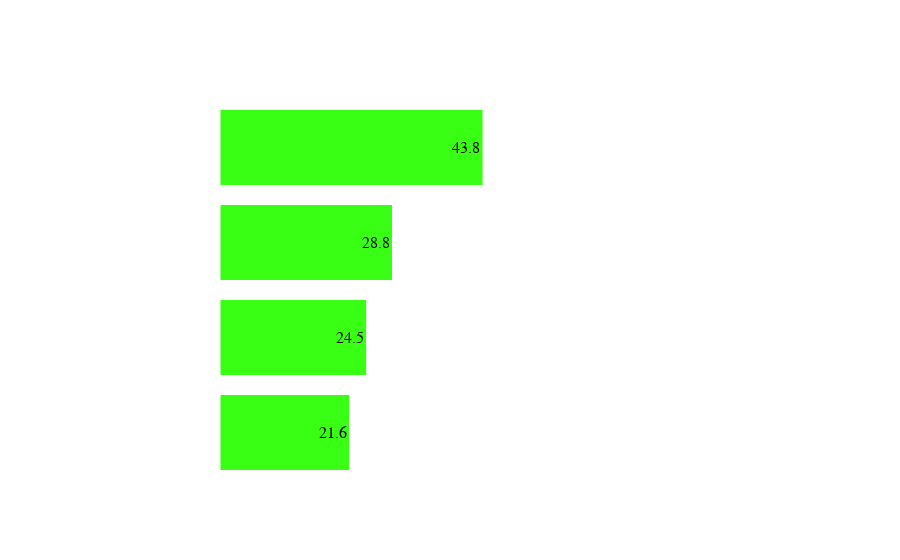

Source (notebook cell):
### Code cell
import plotly.express as px

def plot_participation_plotly(df, category_col, title_label):
    # Calculate real rates from your data
    part_rate = (df.groupby(category_col)['is_employed'].mean() * 100).reset_index()
    part_rate.columns = [category_col, 'Rate']
    part_rate = part_rate.sort_values(by='Rate', ascending=True)

    fig = px.bar(
        part_rate, x='Rate', y=category_col,
        orientation='h', text_auto='.1f'
    )

    fig.update_traces(
        marker_color='#39FF14', # Neon Green
        marker_line_color='white',
        marker_line_width=1,
        textfont=dict(size=16, color='black', family="Arial Black"), # Black text inside neon bar
        textposition='inside'
    )

    fig.update_layout(
        paper_bgcolor='rgba(0,0,0,0)',
        plot_bgcolor='rgba(0,0,0,0)',
        title_text=f"<b>PARTICIPATION BY {title_label.upper()}</b>",
        title_x=0.5,
        title_font=dict(size=28, color='white', family="Arial Black"),
        margin=dict(t=100, b=80, l=220, r=80),
        xaxis=dict(
            title="<b>Participation Rate (%)</b>",
            title_font=dict(size=18, color='white'),
            tickfont=dict(size=14, color='white'),
            gridcolor='rgba(255, 255, 255, 0.1)',
            range=[0, 100]
        ),
        yaxis=dict(title="", tickfont=dict(size=16, color='white'))
    )
    fig.show()

plot_participation_plotly(df_target_final, 'Caste', 'Social Group')

### Figure 1 — Plotly figure (JSON) as saved in the notebook; plotly's stock layout.template omitted (floating-point values rounded to 4 significant figures)
{"data": [{"hovertemplate": "Rate=%{x}<br>Caste=%{y}<extra></extra>", "legendgroup": "", "marker": {"color": "#39FF14", "line": {"color": "white", "width": 1}, "pattern": {"shape": ""}}, "name": "", "orientation": "h", "showlegend": false, "textfont": {"color": "black", "family": "Arial Black", "size": 16}, "textposition": "inside", "texttemplate": "%{x:.1f}", "type": "bar", "x": [21.62, 24.45, 28.76, 43.85], "xaxis": "x", "y": ["General/Others", "OBC", "Scheduled Caste (SC)", "Scheduled Tribe (ST)"], "yaxis": "y"}], "layout": {"barmode": "relative", "legend": {"tracegroupgap": 0}, "margin": {"b": 80, "l": 220, "r": 80, "t": 100}, "paper_bgcolor": "rgba(0,0,0,0)", "plot_bgcolor": "rgba(0,0,0,0)", "title": {"font": {"color": "white", "family": "Arial Black", "size": 28}, "text": "<b>PARTICIPATION BY SOCIAL GROUP</b>", "x": 0.5}, "xaxis": {"anchor": "y", "domain": [0, 1], "gridcolor": "rgba(255, 255, 255, 0.1)", "range": [0, 100], "tickfont": {"color": "white", "size": 14}, "title": {"font": {"color": "white", "size": 18}, "text": "<b>Participation Rate (%)</b>"}}, "yaxis": {"anchor": "x", "domain": [0, 1], "tickfont": {"color": "white", "size": 16}, "title": {"text": ""}}}}
